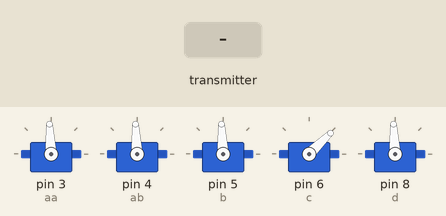
A sketch run on a simulated Arduino Uno, built with avr-gcc and run on an emulated ATmega328P. Shown: 5 × servo. The test bench sets the inputs (shaded band).

Above: at 1.2 s.
1.3 s: the transmitter starts sending readChannel.4 = 2000
At 2.1 s:
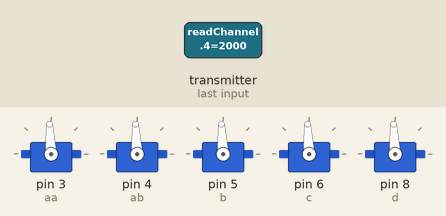
2.8 s: the transmitter starts sending readChannel.0 = 1000
At 3.1 s:
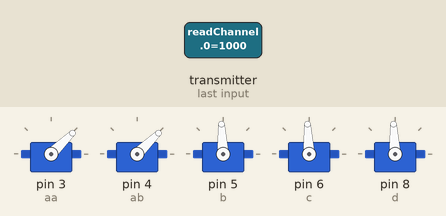
4.3 s: the transmitter starts sending readChannel.1 = 1000
At 5.4 s:
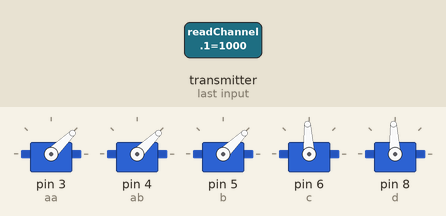
5.8 s: the transmitter starts sending readChannel.2 = 1000
At 6.6 s:
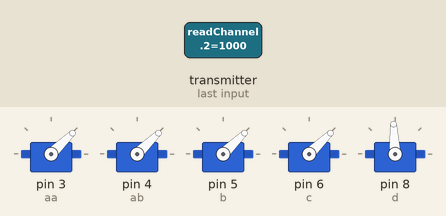
7.3 s: the transmitter starts sending readChannel.3 = 1000
At 7.6 s:
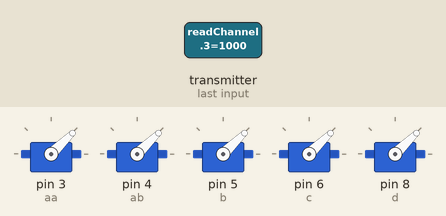
8.8 s: the transmitter starts sending readChannel.0 = 1250
At 10.0 s:
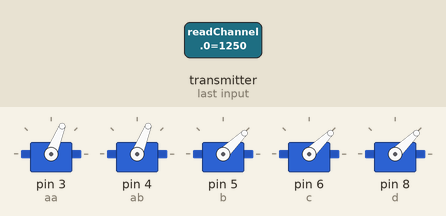
Timing chart, 0 to 11.3 s (numbered marks = the images above; inputs shaded):
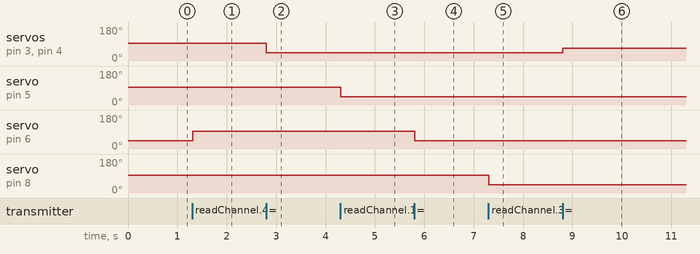

The sketch:

Quetzal-Test.ino
```cpp
/*Código realizado para el concurso de SAE Aerodesign West 2022 Categoría Avanzada
 * donde se controla el avión pequeño por medio de un transmisor y receptor FlySky
 * Por Jesús Daniel Sicairos López y Eduardo Alejandro Saucedo Salinas.
 */

#include <IBusBM.h>
#include <Servo.h>

int canales[5],killswitch;
IBusBM IBus; // IBus object
Servo aa,ab,b,c,d;  // create servo object to control a servo

void setup() {

  //Serial1.begin(115200);   // remove comment from this line if you change the Serial port in the next line
  IBus.begin(Serial);    // iBUS connected to Serial0 - change to Serial1 or Serial2 port when required

  aa.attach(3); // Alerones
  ab.attach(4); // Alerones
  b.attach(5); //Elevadores
  c.attach(6); //Motores
  d.attach(8); //Timon
}

void loop() {
  killswitch=IBus.readChannel(4);

  if(killswitch>1900){

  canales[0]=IBus.readChannel(0);
  aa.writeMicroseconds(canales[0]);
  ab.writeMicroseconds(canales[0]);

  canales[1]=IBus.readChannel(1);
  b.writeMicroseconds(canales[1]);

  canales[2]=IBus.readChannel(2);
  c.writeMicroseconds(canales[2]);

  canales[3]=IBus.readChannel(3);
  d.writeMicroseconds(canales[3]);
  }

  else{
    aa.writeMicroseconds(1500);
    ab.writeMicroseconds(1500);
    b.writeMicroseconds(1500);
    c.writeMicroseconds(1000);
    d.writeMicroseconds(1500);
  }
  Serial.println("Test");
}
```

Measured:
- after the input at 1.3 s, servo on pin 6 (c): 44° → 93° at once
- after the input at 2.8 s, servo on pin 3 (aa), servo on pin 4 (ab): 93° → 44° at once
- after the input at 4.3 s, servo on pin 5 (b): 93° → 44° at once
- after the input at 5.8 s, servo on pin 6 (c): 93° → 44° at once
- after the input at 7.3 s, servo on pin 8 (d): 93° → 44° at once
- after the input at 8.8 s, servo on pin 3 (aa), servo on pin 4 (ab): 44° → 68° at once
